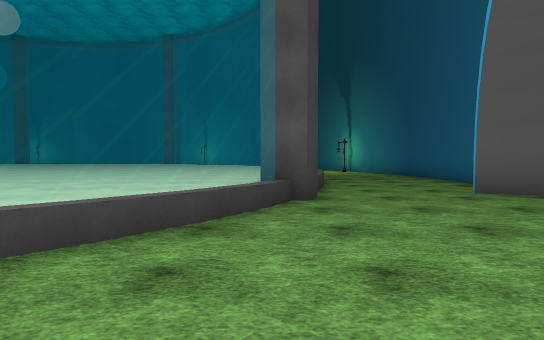
view 1 (above)

24 first-person views from a walk through a 3-D level made in the Unity game engine. The camera is 1.3 m above the floor, tilts 2° down and sees 75° across. The floor is counted in squares, 2 m on a side. Each view is taken from the middle of a square. On the plan, view 1 faces up. The plan holds only what a view shows up to about 10 squares ahead; the rest is blank. The place goes on beyond the plan. The player character is not drawn. Some surface patterns are stand-ins.

view 2
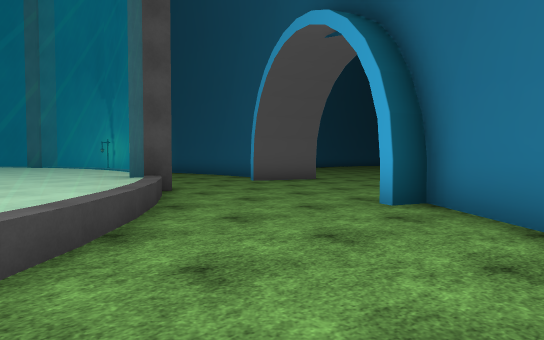

view 3
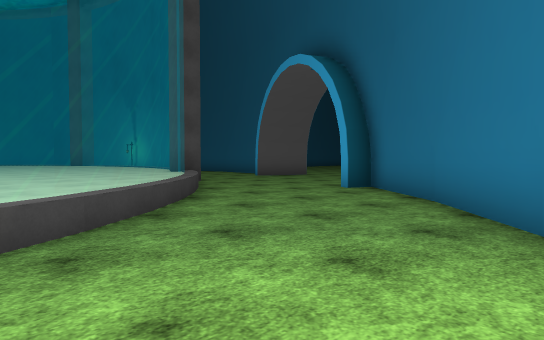

view 4
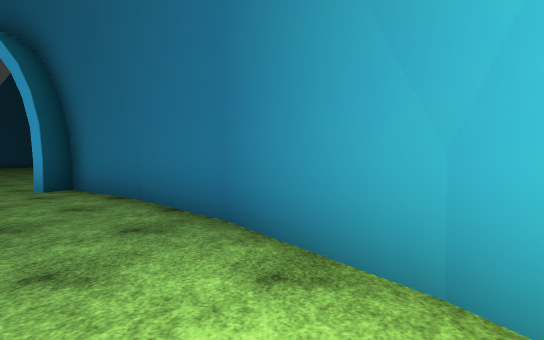

view 5
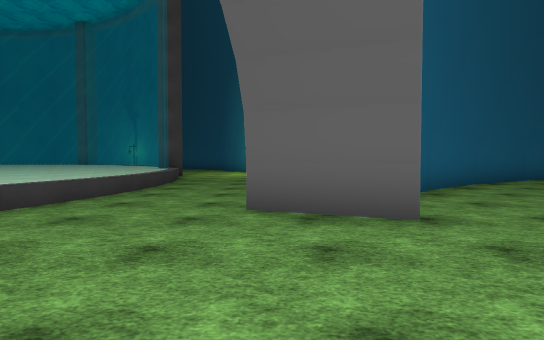

view 6
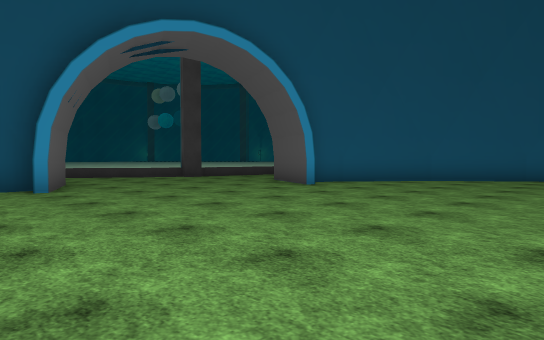

view 7
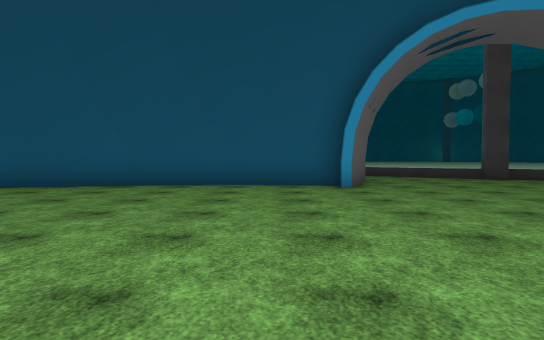

view 8
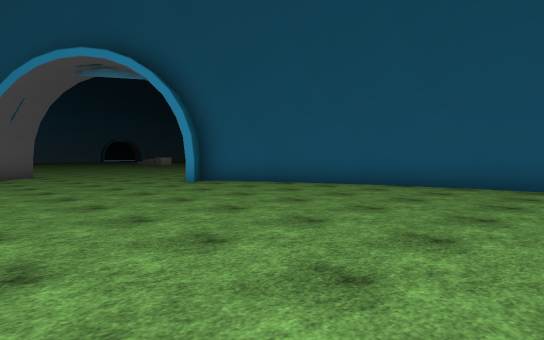

view 9
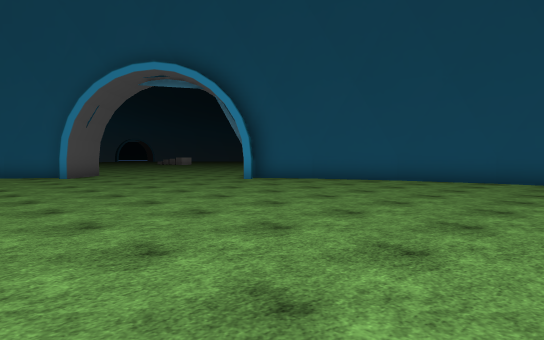

view 10
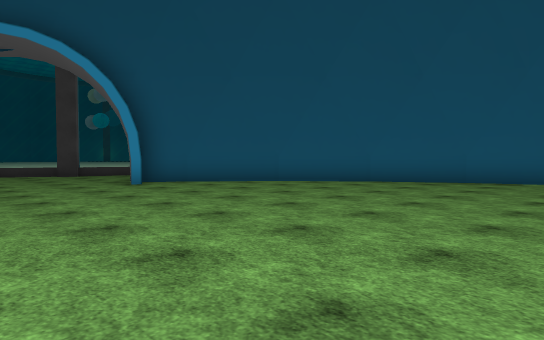

view 11
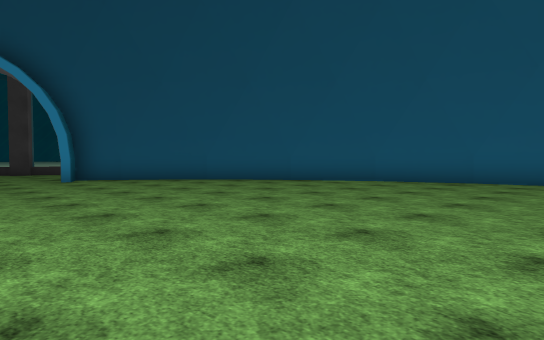

view 12
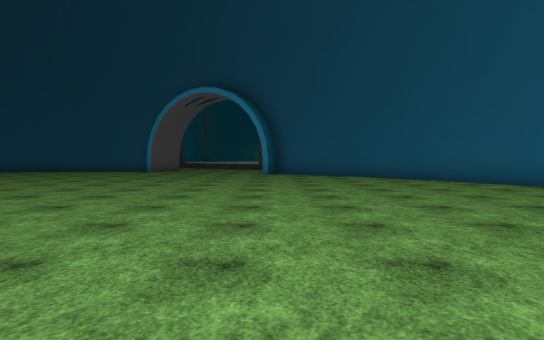

view 13
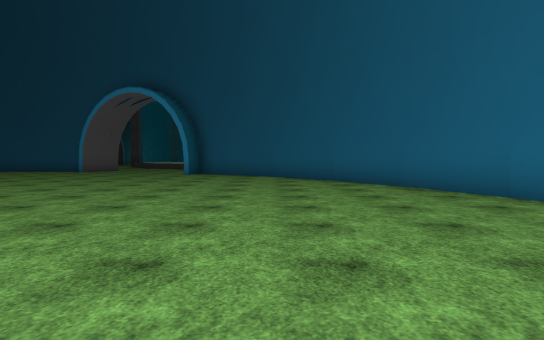

view 14
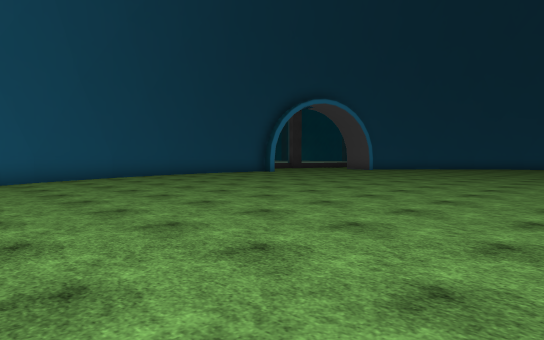

view 15
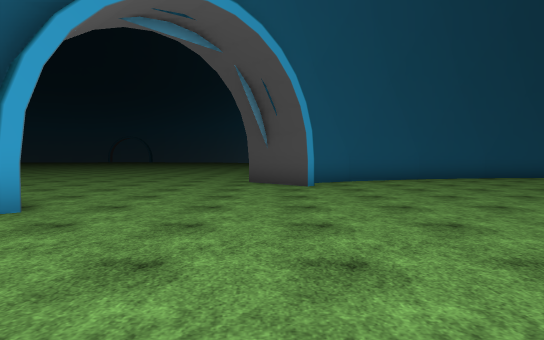

view 16
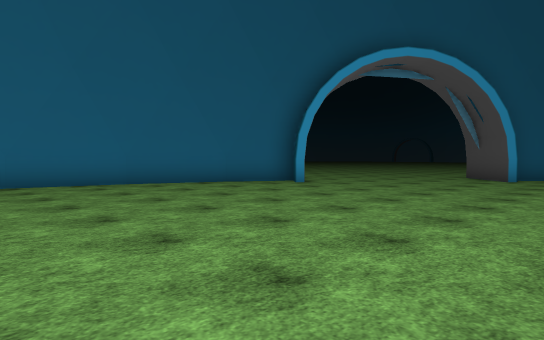

view 17
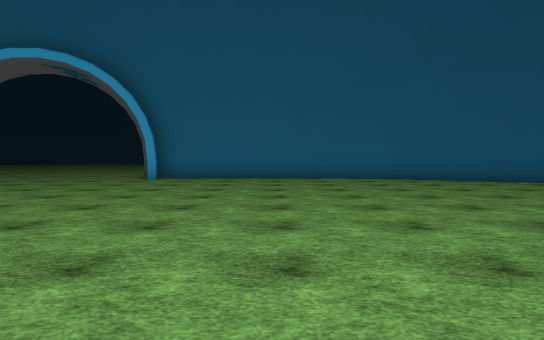

view 18
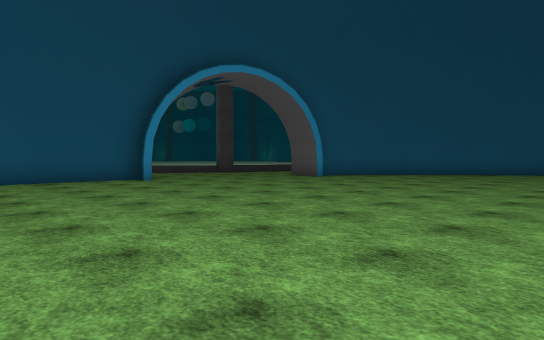

view 19
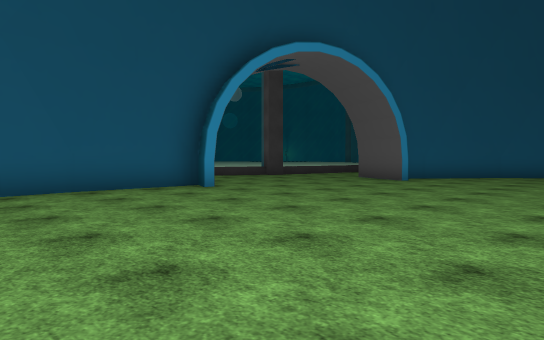

view 20
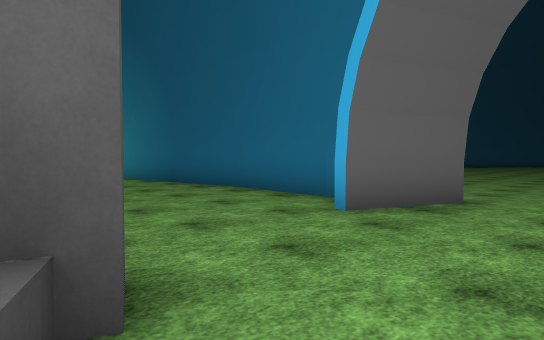

view 21
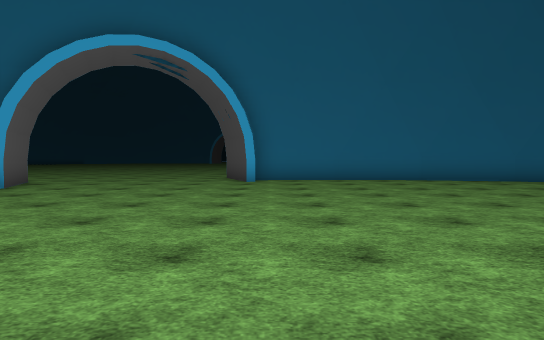

view 22
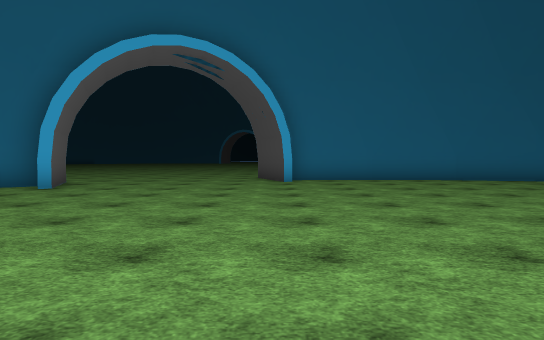

view 23
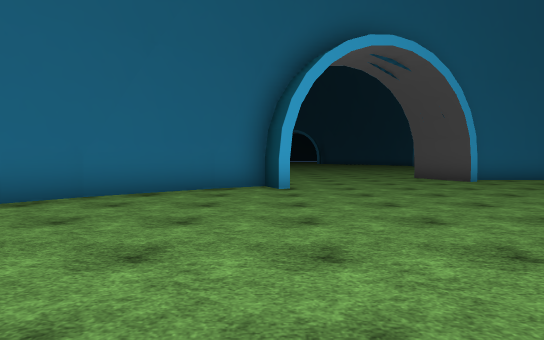

view 24
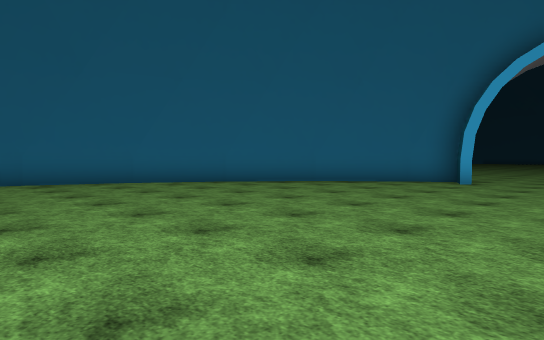

### Floor plan
Points are (right, up) in squares from view 1. A wall is a line through its corners. A room is listed if a view was taken in it or the views show most of it. See-through windows are left out.
Room 1 (view 1)
walls: (0.4, -1) (2.1, 1); (-1.4, -2.6) (0.5, -0.9)
low walls: (-2.1, 1.8) (-3.1, 1); (-1.3, 2.7) (-2.2, 1.8)
ways out: opening at (-2.5, -0.5) to room 2; opening at (0.5, 2.5) to room 3
Room 2 (views 2, 3, 4)
walls: (-3.8, -3.9) (-3.3, -3.8); (-3.6, -3.9) (-1.3, -2.5)
low walls: (-3.9, 0.4) (-4.7, -0.1); (-3, 1.1) (-4.1, 0.3)
ways out: opening at (-2.5, -0.5) to room 1
Room 3 (views 5, 6, 7, 8, 9, 10, 11, 12, 13, 14, 15, 16, 17, 18, 19, 20, 21, 22, 23, 24)
walls: (25.8, -14.2) (26.2, -15.1) (27.2, -14.4); (20.3, -16.6) (20.7, -16.5) (20.9, -17.1); (27.1, -14.5) (29.2, -12.7); (29.1, -12.8) (30.8, -10.8); (30.7, -10.9) (31.9, -8.9); (31.9, -9) (32.9, -6.5); (10, -14.1) (9.5, -14.7) (11.1, -15.7); (32.8, -6.8) (33, -6.3); (13.2, -16.6) (15.8, -17.2); (11, -15.6) (13.4, -16.6); (26.4, -16.3) (25.6, -14.3); (4.3, -8.8) (5.3, -10.5) (5.9, -9.9); (5.6, 5.6) (3.6, 6.4); (3.4, 0.5) (1.5, 1.3); (3.4, -6.6) (4.4, -9); (2.8, -4.1) (3.4, -6.8); (2.6, -1.7) (2.8, -4.4); (2.8, 0.7) (2.6, -2); (12.2, 12.4) (11, 11.9); (5.6, 7.3) (4.9, 6.2) (5.7, 5.9); (9.1, 10.7) (7.1, 9); (11.2, 12) (9, 10.7); (7.2, 9.2) (5.5, 7.1); (4.8, 7.3) (5, 10.1); (1.6, 1.5) (3.5, 0.7); (5, 10) (4.8, 12.6); (0.8, 5.9) (0.5, 5.3) (-0.2, 5.6)
low walls: (0, 4.6) (-0.7, 3.6) (-1.4, 2.6); (0.3, 5.4) (-0.1, 4.6); (0.9, 6.8) (0.7, 6.2); (1.3, 9.1) (1.2, 7.9) (0.8, 6.7); (1.4, 10.3) (1.3, 9); (1.4, 11.3) (1.4, 10.2)
ways out: opening at (0.5, 2.5) to room 1; opening at (8, -11.8)

Where each view was taken, in squares from view 1:
view 1: 0 up, 0 right, facing up
view 2: 1 down, 3 left, facing up-right
view 3: 3 down, 5 left, facing up-right
view 4: 3 down, 5 left, facing right
view 5: 2 up, 4 right, facing up
view 6: 1 down, 11 right, facing up-left
view 7: 1 down, 11 right, facing left
view 8: 2 down, 11 right, facing down-left
view 9: 2 down, 13 right, facing down-left
view 10: 2 up, 14 right, facing up-left
view 11: 3 up, 16 right, facing up-left
view 12: 6 up, 19 right, facing left
view 13: 9 up, 19 right, facing left
view 14: 11 down, 15 right, facing up-left
view 15: 11 down, 14 right, facing left
view 16: 8 down, 17 right, facing down-left
view 17: 6 down, 17 right, facing down
view 18: 4 down, 13 right, facing up-left
view 19: 4 down, 10 right, facing up-left
view 20: 4 up, 0 right, facing up-right
view 21: 7 down, 20 right, facing down
view 22: 7 down, 21 right, facing down
view 23: 7 down, 26 right, facing down
view 24: 5 down, 23 right, facing down-right
